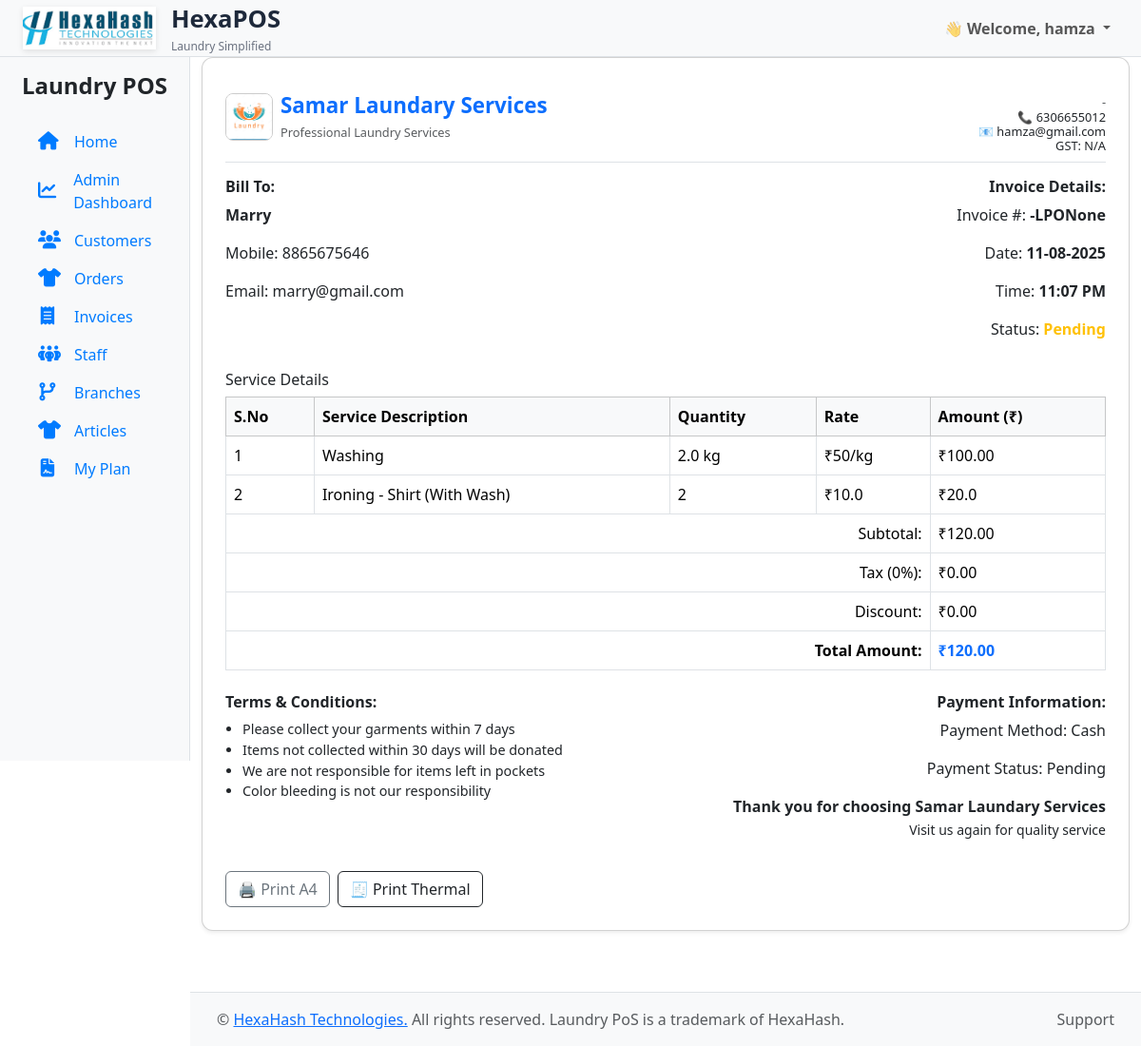
The app's page /invoices/34/ (signed in) with its own data.
### accounts/models.py (models this page shows, shortened)
class CustomUser(AbstractUser):
    is_superadmin = models.BooleanField(default=False)
    is_org_admin = models.BooleanField(default=False)
    organization = models.ForeignKey('laundry.Organization', null=True, blank=True, on_delete=models.CASCADE)

### laundry/models.py (models this page shows, shortened)
class Organization(models.Model):
    is_approved = models.BooleanField(default=False)
    name = models.CharField(max_length=255)
    address = models.TextField()
    country_code = models.CharField(
        max_length=5,
        default='+91',
        help_text="Country Code (e.g., +91)"
    )
    phone = models.CharField(
        max_length=10,
        validators=[
            RegexValidator(r'^\d{10}$', message="Phone number must be exactly 10 digits")
        ],
        help_text="Enter 10-digit mobile number"
    )
    whatsapp = models.CharField(max_length=10, blank=True, null=True)
    email = models.EmailField()
    gst_number = models.CharField(max_length=20, blank=True, null=True)
    logo = models.ImageField(upload_to='organization_logos/', blank=True, null=True)
    created_by = models.ForeignKey(
        settings.AUTH_USER_MODEL,
        on_delete=models.SET_NULL,
        null=True,
        blank=True,
        related_name="created_organizations"
    )
    org_id = models.CharField(max_length=10, unique=True)
    created_at = models.DateTimeField(auto_now_add=True)
    allowed_branches = models.PositiveIntegerField(default=0)
    allowed_staff = models.PositiveIntegerField(default=0)
    plan = models.ForeignKey(Plan, on_delete=models.SET_NULL, null=True, blank=True)
    plan_start_date = models.DateField(null=True, blank=True)
    plan_end_date = models.DateField(null=True, blank=True)

class Order(models.Model):
    STATUS_CHOICES = [
        ('Pending', 'Pending'),
        ('Completed', 'Completed'),
    ]
    PAYMENT_METHOD_CHOICES = [
        ('Cash', 'Cash'),
        ('UPI', 'UPI'),
        ('Online', 'Online'),
        ('Card', 'Card'),
    ]
    organization = models.ForeignKey('Organization', on_delete=models.CASCADE, null=True, blank=True)
    customer = models.ForeignKey(Customer, on_delete=models.CASCADE)
    branch = models.ForeignKey('Branch', on_delete=models.CASCADE, null=True, blank=True)
    weight_kg = models.FloatField()
    services_items = models.TextField(
        blank=True,
        help_text="Use format: Service: Item Description × Quantity\nExample:\nIroning: Shirt (With Wash) × 2"
    )
    total_amount = models.DecimalField(max_digits=10, decimal_places=2)
    payment_method = models.CharField(max_length=10, choices=PAYMENT_METHOD_CHOICES, default='Cash')
    status = models.CharField(max_length=10, choices=STATUS_CHOICES, default='Pending')
    is_paid = models.BooleanField(default=False)
    created_at = models.DateTimeField(auto_now_add=True)
    branch_order_number = models.PositiveIntegerField(null=True, blank=True, editable=False)
    class Meta:
        ordering = ['-created_at']

class Customer(models.Model):
    organization = models.ForeignKey('Organization', on_delete=models.CASCADE, null=True, blank=True)
    name = models.CharField(max_length=100)
    phone = models.CharField(max_length=10)
    email = models.EmailField(blank=True)
    branch = models.ForeignKey('Branch', on_delete=models.CASCADE, null=True, blank=True, related_name='customers')
    branch_customer_number = models.PositiveIntegerField(null=True, blank=True, editable=False)

### laundry/views.py (the view)
# urls.py: path('invoices/<int:order_id>/', views.invoice_view, name='invoice_view'),
@login_required
def invoice_view(request, order_id):
    order = get_object_or_404(Order.objects.select_related("branch"), id=order_id)
    if not request.user.is_superuser and order.organization != request.user.organization:
        return HttpResponse("Unauthorized", status=401)
    customer = order.customer
    order_items = OrderItem.objects.filter(order=order)
    items = []
    has_washing = any(item.with_wash for item in order_items)
    show_washing_row = order.weight_kg and order.weight_kg > 0 and has_washing
    for item in order_items:
        article_name = item.item_name
        with_wash = item.with_wash
        qty = item.quantity
        service_type = item.service_type
        article = (
            Article.objects.filter(name__iexact=article_name).first()
            or Article.objects.filter(name__icontains=article_name.split('(')[0].strip()).first()
        )
        if not article:
            print(f"❌ Article not found: {article_name}")
            rate = 0.0
            desc = f"{article_name} (Unknown)"
        else:
            if service_type == "Dryclean":
                rate = float(article.dry_clean_price or 0)
                desc = f"{article.name} "
            elif with_wash:
                rate = float(article.with_wash_price or 0)
                desc = f"{article.name} (With Wash)"
            else:
                rate = float(article.only_iron_price or 0)
                desc = f'{article.name} <small>(Without Wash)</small>'
        amount = qty * rate
        items.append({
            "description": desc,
            "qty": qty,
            "rate": rate,
            "amount": amount,
            "service_type": service_type,
        })
    context = {
        'order': order,
        'customer': customer,
        'items': items,
        'weight': order.weight_kg,
    }
    return render(request, 'invoices/invoice_view.html', context)

### templates/invoices/invoice_view.html
{% extends 'laundry/base.html' %}
{% load static %}
{% block content %}
  {% include 'shared/invoice.html' %}
{% endblock %}

### templates/laundry/base.html (shortened to what this page needs)
<!DOCTYPE html>
{% load static %}
<html lang="en">
<head>
<link href="https://cdn.jsdelivr.net/npm/bootstrap@5.3.0/dist/css/bootstrap.min.css" rel="stylesheet">
<link href="https://cdnjs.cloudflare.com/ajax/libs/font-awesome/6.4.0/css/all.min.css" rel="stylesheet">
  <link rel="stylesheet" href="{% static 'css/bootstrap.min.css' %}">
  <link rel="stylesheet" href="{% static 'css/fontawesome.min.css' %}">
  <link rel="stylesheet" href="{% static 'css/all.min.css' %}">
  <link rel="stylesheet" href="{% static 'css/style.css' %}">
</head>
<body>
  <nav class="navbar navbar-expand-lg navbar-light bg-light px-4 d-none d-md-flex justify-content-between">
 <a class="navbar-brand d-flex align-items-center gap-3" href="https://hexahash.com/" target="_blank">
  <img src="{% static 'images/img.png' %}" alt="Logo"
       style="height: 45px; width: 140px; object-fit: cover; box-shadow: 0 2px 6px rgba(0,0,0,0.1);">
  <div class="d-flex flex-column">
    <span style="font-weight: 700; font-size: 1.6rem; color: #1e293b;">HexaPOS</span>
    <small style="font-size: 0.75rem; color: #6b7280;">Laundry Simplified</small>
  </div>
</a>
    {% if request.user.is_authenticated %}
    <ul class="navbar-nav">
      <li class="nav-item dropdown">
        <a class="nav-link dropdown-toggle fw-semibold" href="#" role="button" data-bs-toggle="dropdown">
          👋 Welcome, {{ request.user.username }}
        </a>
      </li>
    </ul>
    {% endif %}
  </nav>
  <div class="container-fluid">
    <div class="row">
      <nav id="sidebarMenu" class="col-md-2 d-md-block bg-light sidebar collapse show">
        <div class="position-sticky pt-3">
          <h4 class="text-center fw-bold d-none d-md-block mb-4">Laundry POS</h4>
          <ul class="nav flex-column px-3">
            <li class="nav-item">
              <a class="nav-link active" href="{% url 'home' %}">
                <i class="fas fa-home me-2"></i>Home
              </a>
            </li>
{% if request.user.is_authenticated %}
  <li class="nav-item">
    <a class="nav-link active" href="{% url 'dashboard' %}">
      <i class="fas fa-chart-line me-2"></i>
      {% if request.user.is_superuser %}
        SuperAdmin Dashboard
      {% elif request.user.is_org_admin %}
        Admin Dashboard
      {% else %}
        My Branch Dashboard
      {% endif %}
    </a>
  </li>
{% endif %}
            <li class="nav-item">
              <a class="nav-link" href="{% url 'customers' %}">
                <i class="fas fa-users me-2"></i>Customers
              </a>
            </li>
            <li class="nav-item">
              <a class="nav-link" href="{% url 'order_list' %}">
                <i class="fas fa-tshirt me-2"></i>Orders
              </a>
            </li>
            <li class="nav-item">
              <a class="nav-link" href="{% url 'invoice_list' %}">
                <i class="fas fa-receipt me-2"></i>Invoices
              </a>
            </li>
            {% if not request.user.staff %}
            <li class="nav-item">
              <a class="nav-link" href="{% url 'staff_list' %}">
                <i class="fa-solid fa-people-group me-2"></i>Staff
              </a>
            </li>
            {% endif %}
        {% if not request.user.staff %}
        <li class="nav-item">
          <a class="nav-link" href="{% url 'branch_list' %}">
            <i class="fas fa-code-branch me-2"></i>Branches
          </a>
        </li>
        {% endif %}
           {% if not request.user.staff %}
         <li class="nav-item">
            <a class="nav-link" href="{% url 'article_list' %}">
              <i class="fa-solid fa-shirt me-2" ></i>Articles
            </a>
          </li>
    <li class="nav-item">
            <a class="nav-link" href="{% url 'org_my_plan' %}">
             <i class="fa-solid fa-file-contract me-2"></i>My Plan
            </a>
          </li>
            {% endif %}
              </ul>
        </div>
      </nav>
      <main class="col-md-10 ms-sm-auto">
  {% block content %}{% endblock %}
</main>
    </div>
  </div>
<footer class="text-muted py-3 mt-5 border-top bg-light" style="margin-left: 200px;">
  <div class="container-fluid">
    <div class="d-flex justify-content-between align-items-center px-3">
      <p class="mb-0">
        &copy; {{ current_year }}
        <a href="https://hexahash.com/">HexaHash Technologies.</a>
        All rights reserved. Laundry PoS is a trademark of HexaHash.
      </p>
      <span>Support</span>
    </div>
  </div>
</footer>
</body>
</html>

### templates/shared/invoice.html (shortened to what this page needs)
{% load static %}
{% load custom_filters %}
<div class="card shadow-sm p-4">
  <div id="printArea">
    <div class="d-flex justify-content-between align-items-center border-bottom pb-2 mb-3"
      style="border-color: #dee2e6;">
      <div class="d-flex align-items-center gap-2">
        {% if organization.logo %}
        <img src="{{ organization.logo.url }}" alt="Logo"
          style="height: 50px; width: 50px; object-fit: cover; border-radius: 8px; border: 1px solid #ccc;">
        {% else %}
        <div
          style="height: 50px; width: 50px; background-color: #eee; border-radius: 8px; display: flex; align-items: center; justify-content: center;">
          <span class="fw-bold text-muted">N/A</span>
        </div>
        {% endif %}
        <div style="line-height: 1.2;">
          <h5 class="mb-1 fw-bold text-primary" style="font-family: 'Segoe UI', sans-serif;">{{ organization.name }}
          </h5>
          <small class="text-muted" style="font-size: 0.8rem;">Professional Laundry Services</small>
        </div>
      </div>
      <div class="text-end" style="font-size: 0.8rem; line-height: 1.2;">
        <strong class="text-uppercase text-dark">{{ order.branch.name }}</strong><br>
        <span class="text-muted">{{ order.branch.address|default:"-" }}</span><br>
        📞 <span class="text-dark">{{ organization.phone|default:"N/A" }}</span><br>
        📧 <span class="text-dark">{{ organization.email|default:"N/A" }}</span><br>
        GST: <span class="text-dark">{{ organization.gst_number|default:"N/A" }}</span>
      </div>
    </div>
    <div class="row mb-3">
      <div class="col-sm-6">
        <h6><strong>Bill To:</strong></h6>
        <p><strong><span id="invName">{{ order.customer.name }}</span></strong></p>
        <p>Mobile: <span id="invPhone">{{ order.customer.phone }}</span></p>
        <p>Email: <span id="invEmail">{{ order.customer.email }}</span></p>
      </div>
      <div class="col-sm-6 text-sm-end">
        <h6><strong>Invoice Details:</strong></h6>
        <p>Invoice #: <strong>{{ order.branch.code }}-LPO{{ order.branch_order_number }}</strong></p>
        <p>Date: <strong><span id="invDate">{{ order.created_at|date:"d-m-Y" }}</span></strong></p>
        <p>Time: <strong><span id="invTime">{{ order.created_at|date:"h:i A" }}</span></strong></p>
        <p>Status:
          <strong id="invPaymentStatus" class="{% if order.is_paid %}text-success{% else %}text-warning{% endif %}">
            {% if order.is_paid %}Paid{% else %}Pending{% endif %}
          </strong>
        </p>
      </div>
    </div>
    <h6 class="mb-2">Service Details</h6>
    <table class="table table-bordered">
      <thead class="table-light">
        <tr>
          <th>S.No</th>
          <th>Service Description</th>
          <th>Quantity</th>
          <th>Rate</th>
          <th>Amount (₹)</th>
        </tr>
      </thead>
      <tbody id="invoiceTableBody">
        {% if weight|is_positive %}
        <tr>
          <td>1</td>
          <td>Washing</td>
          <td>{{ weight }} kg</td>
          <td>
            {% if weight|floatval > 2.99 %}
            ₹45/kg
            {% else %}
            ₹50/kg
            {% endif %}
          </td>
          <td>
            {% if weight|floatformat:2 < 3 %} ₹{{ weight|floatformat:2|floatformat|mul:45|floatformat:2 }} {% else %}
              ₹{{ weight|floatformat:2|floatformat|mul:50|floatformat:2 }} {% endif %} </td>
        </tr>
        {% endif %}
        {% for item in items %}
        <tr>
          <td>
            {% if weight|is_positive %}
            {{ forloop.counter|add:1 }}
            {% else %}
            {{ forloop.counter }}
            {% endif %}
          </td>
          <td>
            {% if item.service_type == "Dryclean" %}
            Dry Clean - {{ item.description }}
            {% else %}
            Ironing - {{ item.description|safe }}
            {% endif %}
          </td>
          <td>{{ item.qty }}</td>
          <td>₹{{ item.rate }}</td>
          <td>₹{{ item.amount }}</td>
        </tr>
        {% endfor %}
      </tbody>
      <tfoot>
        <tr>
          <td colspan="4" class="text-end">Subtotal:</td>
          <td>₹<span id="invSubtotal">{{ order.total_amount }}</span></td>
        </tr>
        <tr>
          <td colspan="4" class="text-end">Tax (0%):</td>
          <td>₹0.00</td>
        </tr>
        <tr>
          <td colspan="4" class="text-end">Discount:</td>
          <td>₹0.00</td>
        </tr>
        <tr>
          <td colspan="4" class="fw-bold text-end">Total Amount:</td>
          <td class="fw-bold text-primary">₹<span id="invTotal">{{ order.total_amount }}</span></td>
        </tr>
      </tfoot>
    </table>
    <div class="row mt-4">
      <div class="col-sm-6">
        <h6><strong>Terms & Conditions:</strong></h6>
        <ul style="font-size: 0.9rem; padding-left: 18px;">
          <li>Please collect your garments within 7 days</li>
          <li>Items not collected within 30 days will be donated</li>
          <li>We are not responsible for items left in pockets</li>
          <li>Color bleeding is not our responsibility</li>
        </ul>
      </div>
      <div class="col-sm-6 text-sm-end">
        <h6><strong>Payment Information:</strong></h6>
        <p>Payment Method: <span id="invPaymentMethod">{{ order.payment_method }}</span></p>
        <p>Payment Status: <span id="invStatus">{% if order.is_paid %}Paid{% else %}Pending{% endif %}</span></p>
        <p><strong>Thank you for choosing {{ organization.name }}</strong><br><small>Visit us again for quality
            service</small></p>
      </div>
    </div>
  </div>
  <div class="d-flex gap-2 mt-3">
    <button class="btn btn-outline-secondary" onclick="printInvoice()">🖨️ Print A4</button>
    <button class="btn btn-outline-dark" onclick="printThermalInvoice()">🧾 Print Thermal</button>
  </div>
</div>

### records on screen
CustomUser: user.username "hamza"
Organization: logo (picture), name "Samar Laundary Services", phone "6306655012", email "hamza@gmail.com", gst_number "N/A"
Order: branch.address "-", customer.name "Marry", customer.phone "8865675646", customer.email "marry@gmail.com", branch_order_number "None", created_at "11-08-2025", created_at "11:07 PM", weight_kg "2.0", weight_kg "100.00", total_amount "120.00", payment_method "Cash"

### other values on screen
{{ item.description|safe }} "Shirt (With Wash)"
{{ item.qty }} "2"
{{ item.rate }} "10.0"
{{ item.amount }} "20.0"
